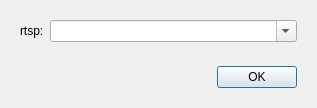
<?xml version="1.0" encoding="UTF-8"?>
<ui version="4.0">
 <class>OpenRtspDialog</class>
 <widget class="QDialog" name="OpenRtspDialog">
  <property name="geometry">
   <rect>
    <x>0</x>
    <y>0</y>
    <width>317</width>
    <height>103</height>
   </rect>
  </property>
  <property name="windowTitle">
   <string>Dialog</string>
  </property>
  <layout class="QVBoxLayout" name="verticalLayout">
   <item>
    <widget class="QWidget" name="widget" native="true">
     <layout class="QHBoxLayout" name="horizontalLayout_2">
      <item>
       <widget class="QLabel" name="label">
        <property name="text">
         <string>rtsp:</string>
        </property>
       </widget>
      </item>
      <item>
       <widget class="QComboBox" name="comboBox">
        <property name="sizePolicy">
         <sizepolicy hsizetype="Expanding" vsizetype="Fixed">
          <horstretch>0</horstretch>
          <verstretch>0</verstretch>
         </sizepolicy>
        </property>
        <property name="editable">
         <bool>true</bool>
        </property>
       </widget>
      </item>
     </layout>
    </widget>
   </item>
   <item>
    <widget class="QWidget" name="widget_2" native="true">
     <layout class="QHBoxLayout" name="horizontalLayout">
      <item>
       <spacer name="horizontalSpacer">
        <property name="orientation">
         <enum>Qt::Horizontal</enum>
        </property>
        <property name="sizeHint" stdset="0">
         <size>
          <width>197</width>
          <height>20</height>
         </size>
        </property>
       </spacer>
      </item>
      <item>
       <widget class="QPushButton" name="pushButton">
        <property name="text">
         <string>OK</string>
        </property>
       </widget>
      </item>
     </layout>
    </widget>
   </item>
  </layout>
 </widget>
 <resources/>
 <connections/>
</ui>
